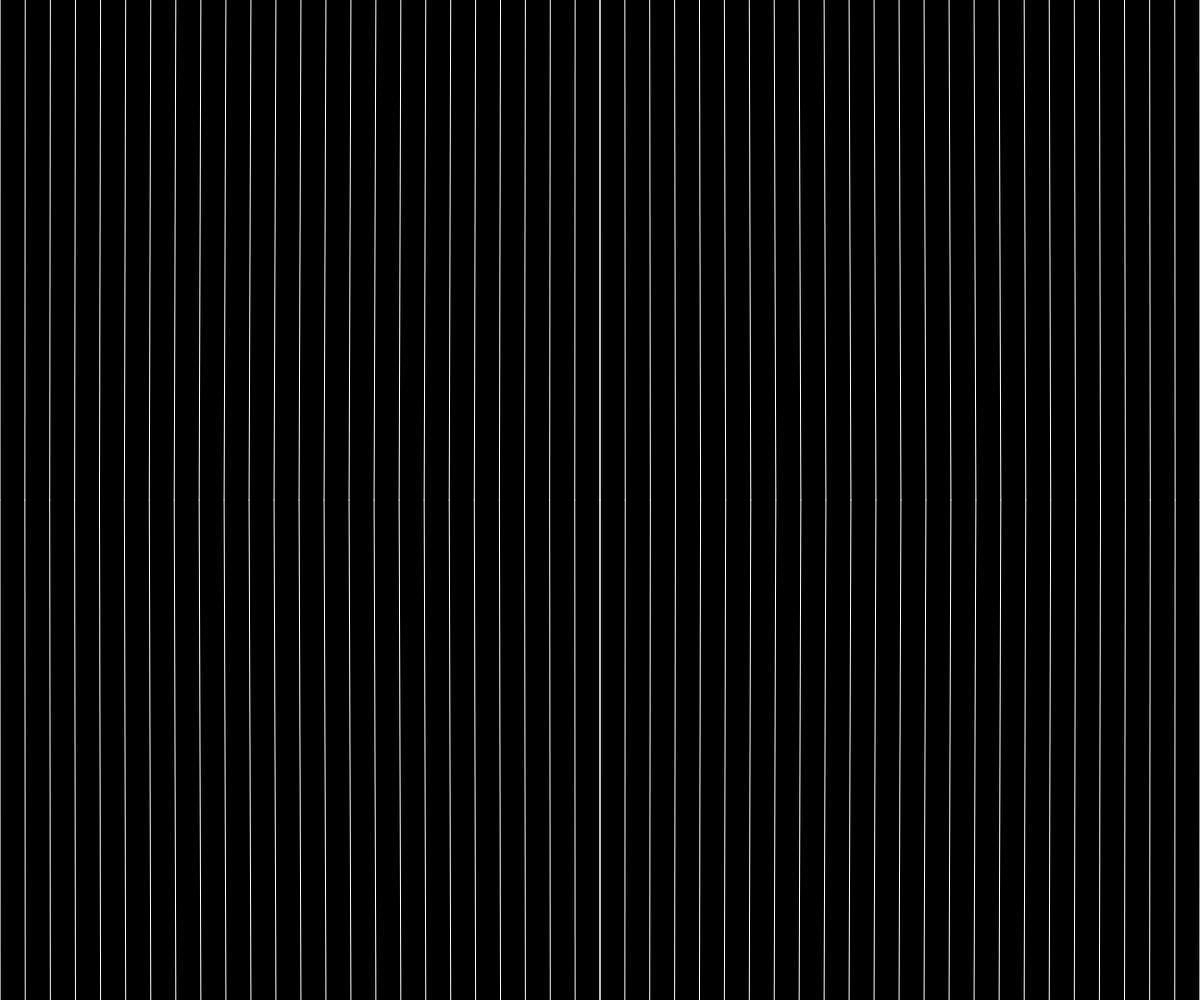
Frame 1 (no input)
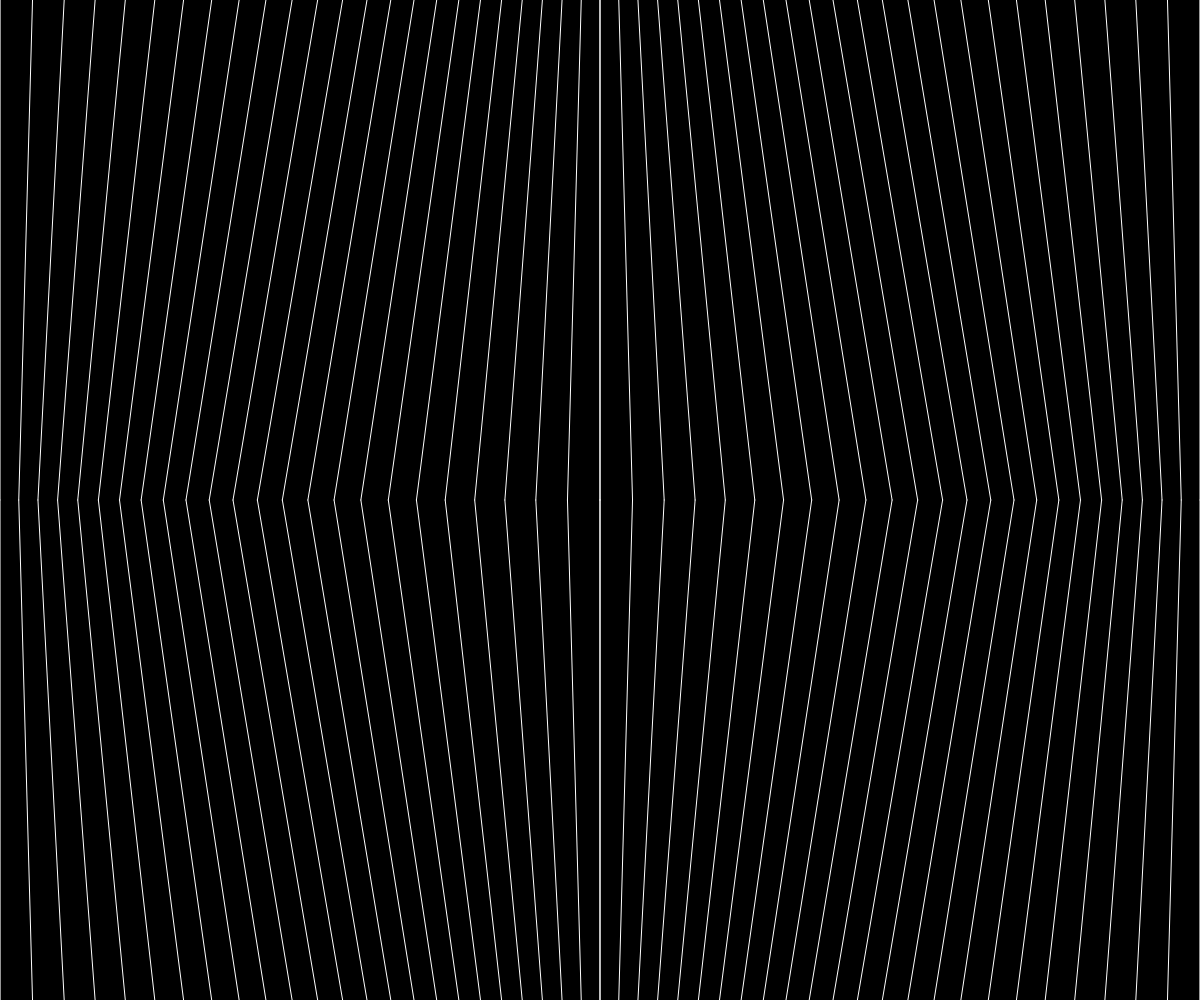
Frame 60 (no input)
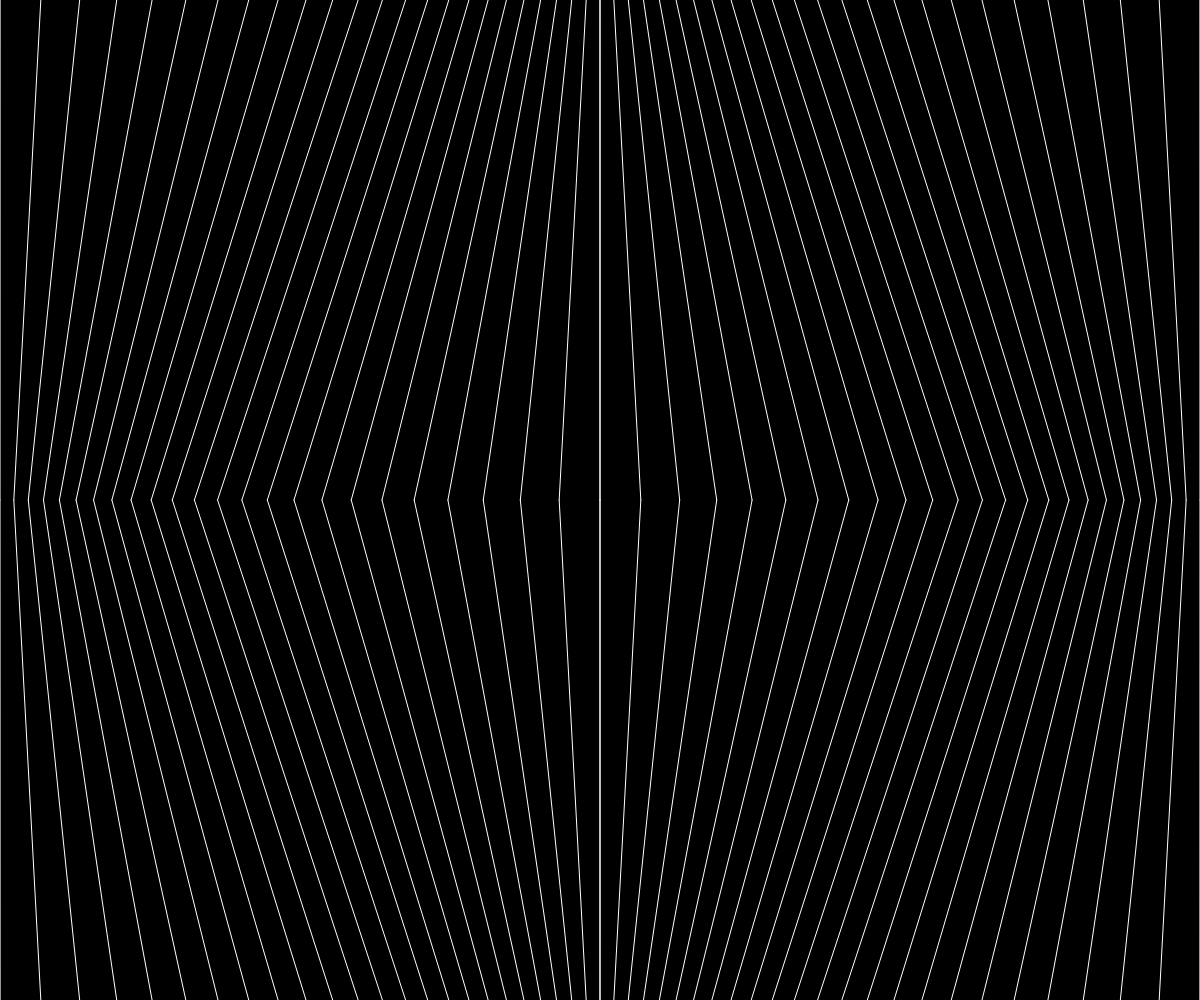
Frame 120 (the mouse pressed at the canvas centre since frame 60)

The p5.js sketch that drew these frames (run headless with seeded random() and noise() and a simulated clock; from frame 60 on, the mouse is pressed at the canvas centre):

// p5.js sketch
// ── sketch.js
let steps = 50; 
let x=[1]; 
let min = 1.0001; 
let max = 1.2; 
let count = min; 
let increasing = true; 

function setup() {
	createCanvas( windowWidth, windowHeight ); 
	background(0); 
	strokeWeight(1)
	stroke("white"); 
}

function createCounter(min, max) {

    if (increasing) {
      count+=0.0004; 
      if (count >= max) {
        increasing = false; 
      }
    } else {
      count-=0.0005; 
      if (count <= min) {
        increasing = true; 
      }
    }
    return count;
}

function draw() {
	background("black"); 
	let factor = createCounter(min,max); 
	

	for(let i=1; i<steps/2; i++){
		x[i] = x[i-1]*factor;
	}
	
	let x_coordinates = []; 
	x.forEach((element) => x_coordinates.push(map(element,x[0],x[steps/2-1],width/2,0.1)));
	
	for (let i=0 ; i < x_coordinates.length; i++){
		line(x_coordinates[i],0,width/2-[...x_coordinates].reverse()[i],height/2); 
		line(x_coordinates[i],height,width/2-[...x_coordinates].reverse()[i],height/2);
		line(width-[...x_coordinates].reverse()[i],0,x_coordinates[i]+width/2,height/2);
		line(width-[...x_coordinates].reverse()[i],height,x_coordinates[i]+width/2,height/2);
	}
}
